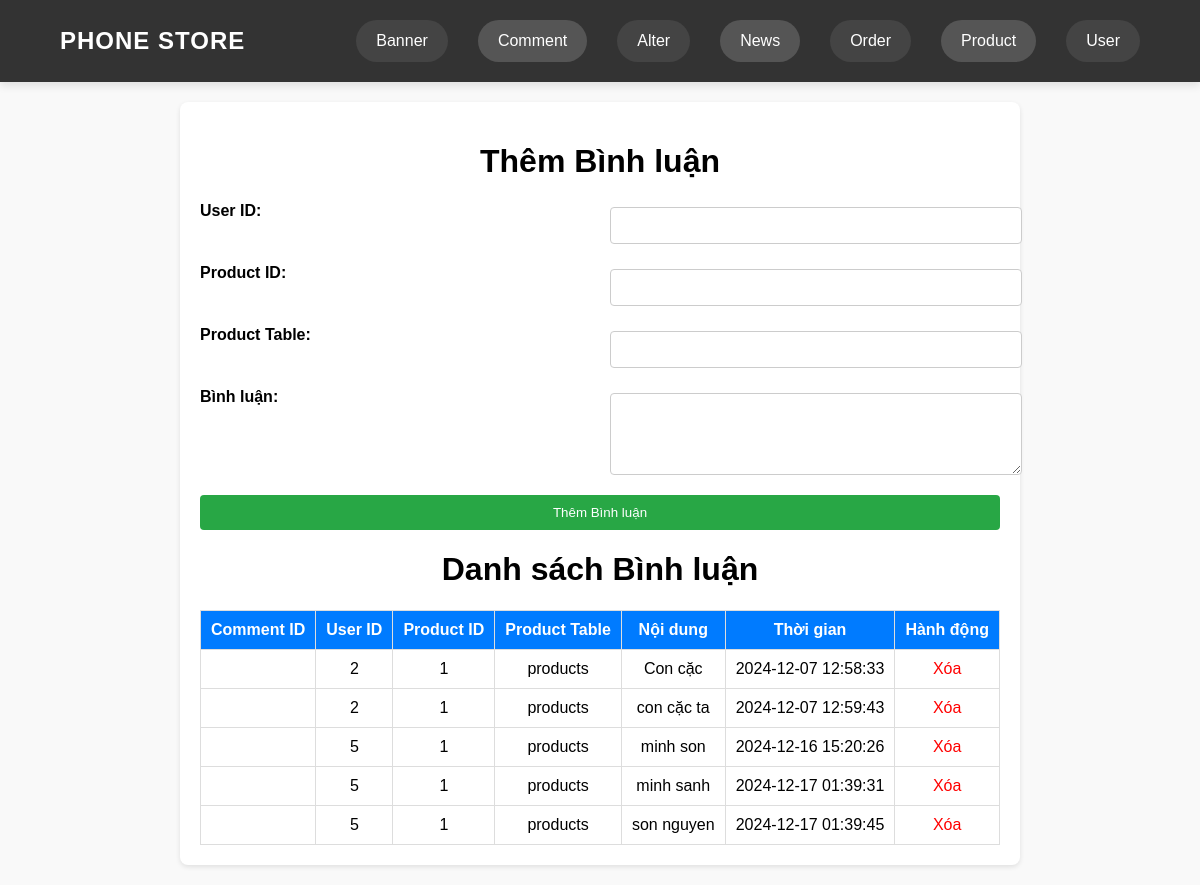
The page /comments_admin.php on the database its author committed.
### tables this page shows
CREATE TABLE comments (
    comment_id INT AUTO_INCREMENT PRIMARY KEY,
    user_id INT NOT NULL,
    product_id INT NOT NULL,
    product_table VARCHAR(255) NOT NULL,
    content TEXT NOT NULL,
    time DATETIME DEFAULT CURRENT_TIMESTAMP
);

### comments_admin.php (the view, shortened to what this page needs)
<?php
try {
    $db = new PDO('sqlite:phone_store.sqlite');
    $db->setAttribute(PDO::ATTR_ERRMODE, PDO::ERRMODE_EXCEPTION);
} catch (PDOException $e) {
    die("Lỗi kết nối cơ sở dữ liệu: " . $e->getMessage());
}
try {
    $comments = $db->query("SELECT * FROM comments")->fetchAll(PDO::FETCH_ASSOC);
} catch (PDOException $e) {
    die("Lỗi khi lấy danh sách bình luận: " . $e->getMessage());
}
?>
<!DOCTYPE html>
<html lang="vi">
<head>
    <link rel="stylesheet" href="admin/header_admin.css">
</head>
<body>
<?php include 'admin/header.php'; ?>
    <div class="container">
        <h1>Thêm Bình luận</h1>
        <form method="POST">
            <label for="user_id">User ID:</label>
            <input type="number" id="user_id" name="user_id" required>
            <label for="product_id">Product ID:</label>
            <input type="number" id="product_id" name="product_id" required>
            <label for="product_table">Product Table:</label>
            <input type="text" id="product_table" name="product_table" required>
            <label for="content">Bình luận:</label>
            <textarea id="content" name="content" rows="4" required></textarea>
            <button type="submit">Thêm Bình luận</button>
        </form>
        <h1>Danh sách Bình luận</h1>
        <table>
            <thead>
                <tr>
                    <th>Comment ID</th>
                    <th>User ID</th>
                    <th>Product ID</th>
                    <th>Product Table</th>
                    <th>Nội dung</th>
                    <th>Thời gian</th>
                    <th>Hành động</th>
                </tr>
            </thead>
            <tbody>
                <?php foreach ($comments as $comment): ?>
                    <tr>
                        <td><?php echo htmlspecialchars($comment['comment_id']); ?></td>
                        <td><?php echo htmlspecialchars($comment['user_id']); ?></td>
                        <td><?php echo htmlspecialchars($comment['product_id']); ?></td>
                        <td><?php echo htmlspecialchars($comment['product_table']); ?></td>
                        <td><?php echo htmlspecialchars($comment['content']); ?></td>
                        <td><?php echo htmlspecialchars($comment['time']); ?></td>
                        <td>
                            <a href="?delete_id=<?php echo $comment['comment_id']; ?>" class="delete-btn">Xóa</a>
                        </td>
                    </tr>
                <?php endforeach; ?>
            </tbody>
        </table>
    </div>
</body>
</html>

### admin/header_admin.css (style rules this page uses)
body { font-family: 'Arial', sans-serif; margin: 0; padding: 0; background-color: #f5f5f5; }

### comments_admin.php (style rules this page uses)
body { font-family: Arial, sans-serif; margin: 0; padding: 0; background-color: #f9f9f9; }
.container { max-width: 800px; margin: 20px auto; background: #fff; padding: 20px; border-radius: 8px; box-shadow: 0 2px 5px rgba(0, 0, 0, 0.1); }
table { width: 100%; border-collapse: collapse; margin-top: 20px; }
table th, table td { border: 1px solid #ddd; padding: 10px; text-align: center; }
table th { background-color: #007bff; color: white; }
.delete-btn { color: red; cursor: pointer; text-decoration: none; }
h1 { text-align: center; }
form { display: grid; grid-template-columns: 1fr 1fr; gap: 20px; }
label { font-weight: bold; }
input, textarea, select { width: 100%; padding: 10px; margin-top: 5px; border: 1px solid #ccc; border-radius: 4px; }
button { grid-column: span 2; padding: 10px; background: #28a745; color: #fff; border: none; border-radius: 4px; cursor: pointer; }

### rows shown on the page
comments: user "2", product "1", product_table "products", content "Con cặc", time "2024-12-07 12:58:33", content "con cặc ta", time "2024-12-07 12:59:43", user "5", content "minh son", time "2024-12-16 15:20:26", content "minh sanh", time "2024-12-17 01:39:31", content "son nguyen", time "2024-12-17 01:39:45"
